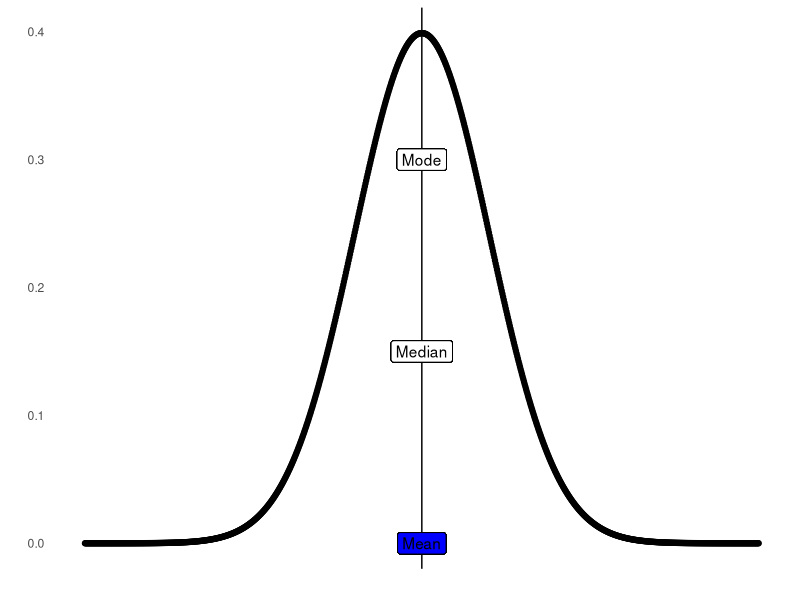
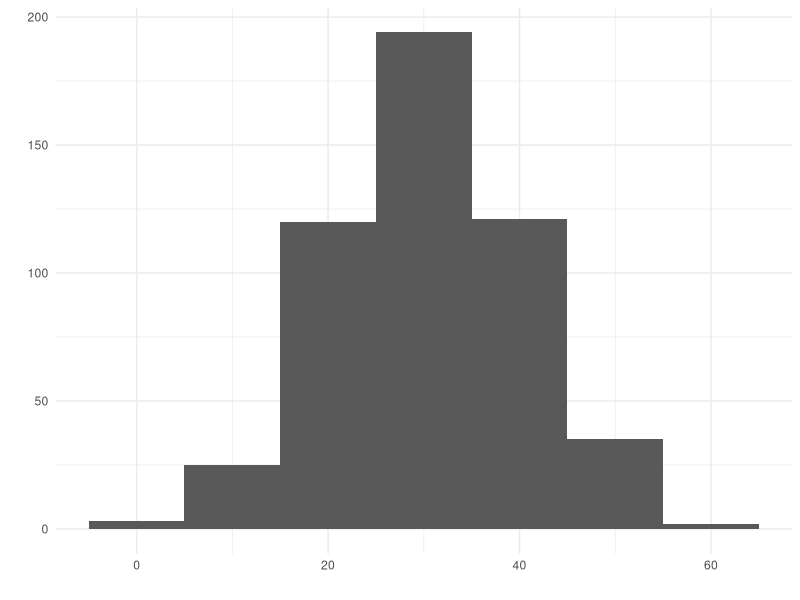
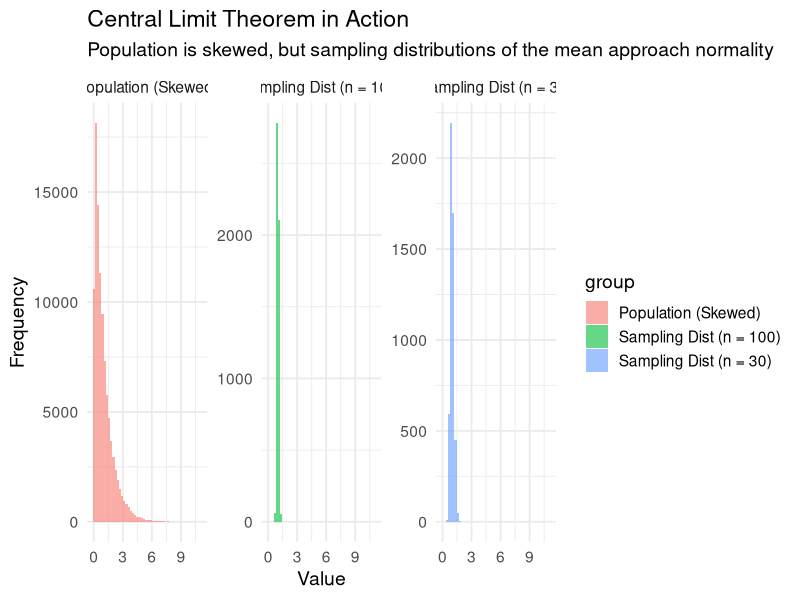
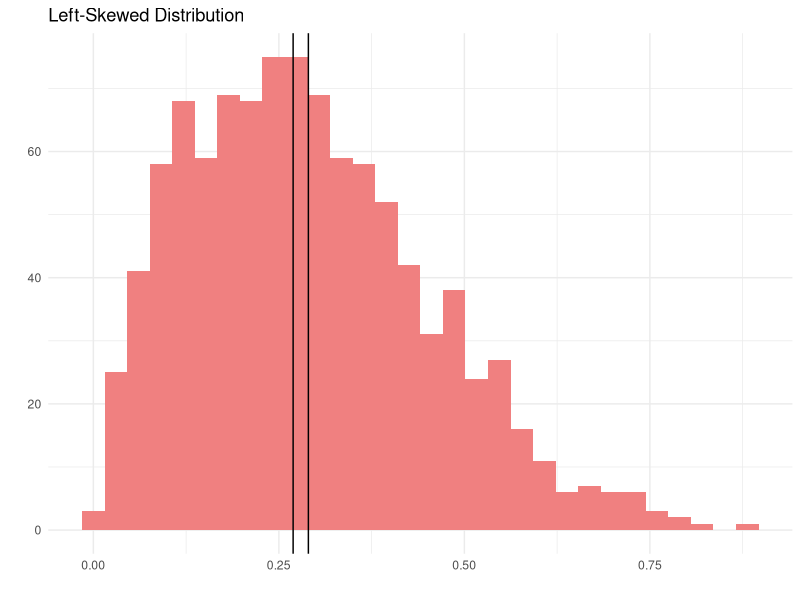
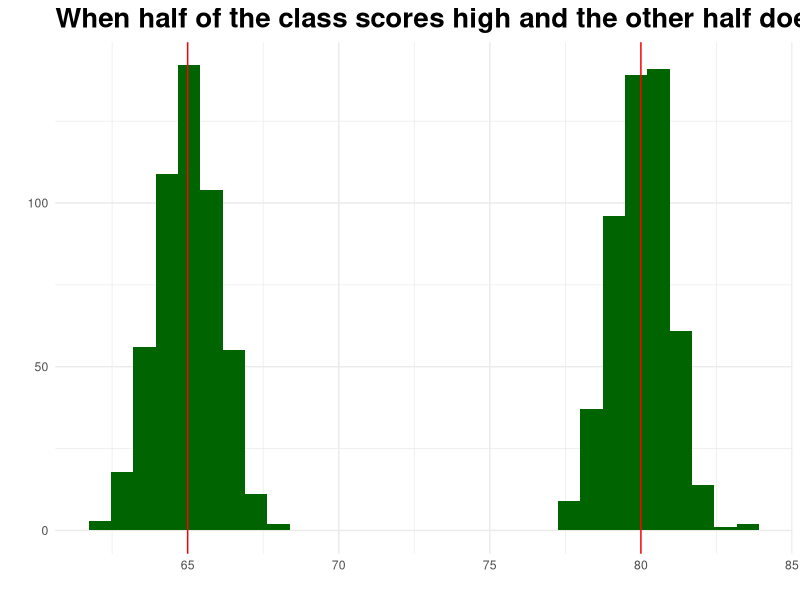
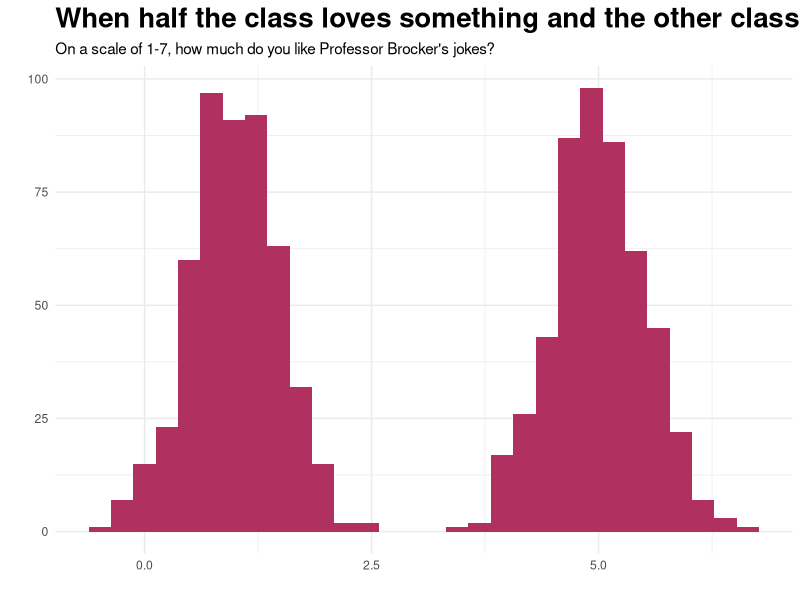
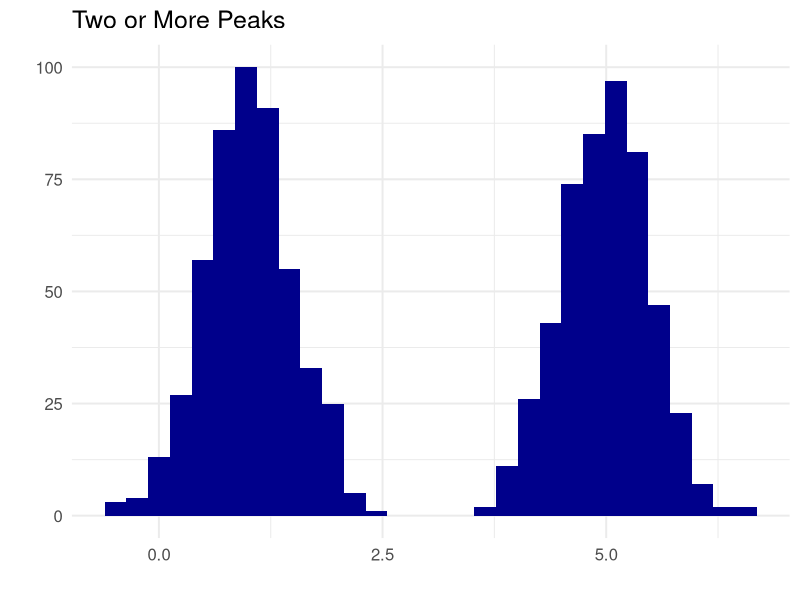
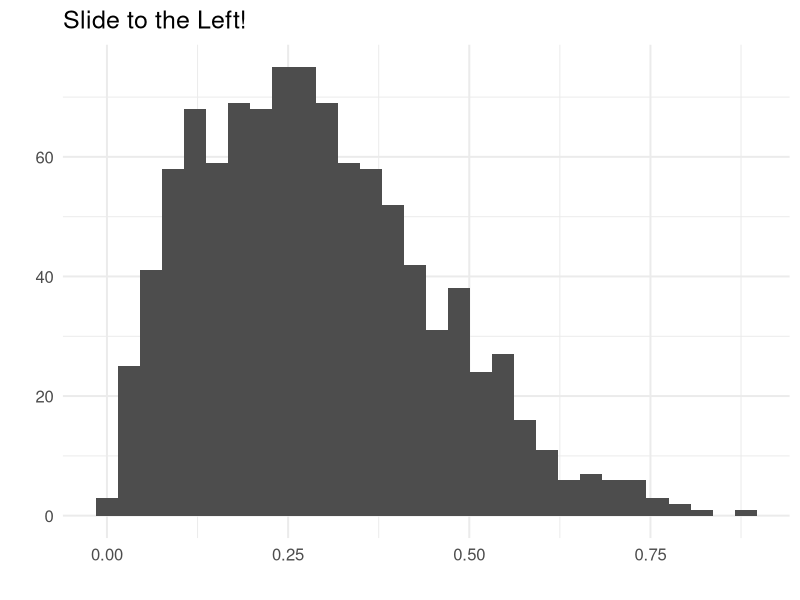

Write R code to recreate these figures, in order.
## ---- chunk 1
#| fig-width: 8
#| fig-height: 6
#| fig-align: center


library(ggplot2)

x <- seq(5, 15, length=1000)

y <- dnorm(x, mean=10, sd=1)

nm <- data.frame(x,y)

ggplot(data = nm, aes(x,y)) + 
  geom_point() +
  theme_minimal() + 
  labs(
    x = "",
    y = "") +
  theme(
    axis.text.x = element_blank()
  ) +
  geom_vline(xintercept = 10) +
  geom_label(label = "Mean", y = 0, x = 10, fill = "blue") +
  geom_label(label = "Median", y = 0.15, x = 10) +
  geom_label(label = "Mode", y = 0.3, x = 10) +
  theme(
    panel.grid = element_blank()
  )
  
## ---- chunk 2
  data.frame(
    z = rnorm(500,30,sd =10)
    ) |> 
  ggplot(aes(z)) + 
  geom_histogram(
    binwidth = 10
  ) + 
    theme_minimal() +
    labs(x = "",
         y = "")
## ---- chunk 3
set.seed(123)

# Population: strongly skewed (exponential distribution)
pop <- rexp(100000, rate = 1)

# Take many samples of size 30 and compute their means
sample_means_30 <- replicate(5000, mean(sample(pop, 30, replace = TRUE)))

# Take many samples of size 100 and compute their means
sample_means_100 <- replicate(5000, mean(sample(pop, 100, replace = TRUE)))

# Plot population vs. sampling distributions
df <- data.frame(
  value = c(pop, sample_means_30, sample_means_100),
  group = rep(c("Population (Skewed)", 
                "Sampling Dist (n = 30)", 
                "Sampling Dist (n = 100)"), 
              times = c(length(pop), length(sample_means_30), length(sample_means_100)))
)

ggplot(df, aes(x = value, fill = group)) +
  geom_histogram(bins = 50, alpha = 0.6, position = "identity") +
  facet_wrap(~group, scales = "free_y") +
  theme_minimal(base_size = 14) +
  labs(
    title = "Central Limit Theorem in Action",
    subtitle = "Population is skewed, but sampling distributions of the mean approach normality",
    x = "Value", y = "Frequency"
  )
## ---- chunk 4
# Set seed for reproducibility
set.seed(123)

# Generate 1000 random values from a Beta distribution
left_skewed <- rbeta(1000, shape1 = 2, shape2 = 5)

data.frame(left_skewed) |> 
  ggplot(aes(left_skewed)) + 
  geom_histogram(fill = "lightcoral") +
  labs(
    title = "Left-Skewed Distribution",
    x = "",
    y = ""
  ) + 
  theme_minimal() + 
  geom_vline(xintercept = 
               median(left_skewed)) +
  geom_vline(xintercept = 
               mean(left_skewed)) 
## ---- chunk 5
exam <- 
  data.frame(
    l = c(rnorm(500,80,1),
          rnorm(500,65,1))
  )

ggplot(exam,aes(l)) + 
  geom_histogram(fill = "darkgreen") +
  labs(
    x = "",
    y = "",
    title = "When half of the class scores high and the other half doesn't"
  ) + 
  theme_minimal() +
  geom_vline(xintercept = 65,
             color = "red") + 
  geom_vline(xintercept = 80,
             color = "red") +
  theme(
    plot.title = 
      element_text(
        size = 20, 
        face = "bold")
  )
## ---- chunk 6
#| fig-align: center


exam <- 
  data.frame(l = c(
    rnorm(500,1,0.5), 
    rnorm(500,5,0.5)) 
    )

ggplot(exam, aes(l)) + 
  geom_histogram(fill = "maroon") +
  labs(x = "", 
       y = "", 
       title = "When half the class loves something and the other class hates it!",
       subtitle = "On a scale of 1-7, how much do you like Professor Brocker's jokes?") + 
  theme_minimal() + 
  theme(
    plot.title = 
      element_text(
        size = 20, 
        face = "bold")
    )
## ---- chunk 7
#| fig-align: center

data.frame(l = c(
    rnorm(500,1,0.5), 
    rnorm(500,5,0.5)) 
    ) |> 
ggplot(aes(l)) + 
  geom_histogram(fill = "darkblue") +
  labs(x = "", 
       y = "",
       title = "Two or More Peaks") + 
  theme_minimal(base_size = 15)
## ---- chunk 8
#| fig-align: center


# Set seed for reproducibility
set.seed(123)

# Generate 1000 random values from a Beta distribution
left_skewed <- rbeta(1000, shape1 = 2, shape2 = 5)

data.frame(left_skewed) |> 
  ggplot(aes(left_skewed)) + 
  geom_histogram(fill = "grey30") +
  labs(
    x = "",
    y = "",
    title = "Slide to the Left!"
  ) + 
  theme_minimal(base_size = 15) 
## ---- chunk 9
#| fig-align: center


data.frame(
  l = rnorm(500,12,1)
    ) |> 
ggplot(aes(l)) + 
  geom_histogram(fill = "darkorange") +
  labs(x = "", 
       y = "",
       title = "Looks Normal to Me"
       ) + 
  theme_minimal(base_size = 15)
